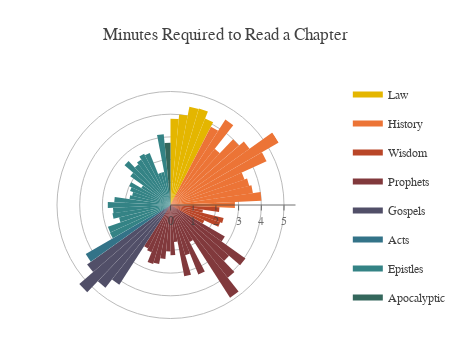

Notebook source saved alongside this figure:
### Markdown cell above
By the 1st year, we would have only completed 18% of the bible. If this is not discouraging enough, after a further year, we would still not have completed the Old Testament (<span class="yellow-text">Law</span> to <span class="red-text">Prophets</span>). However, upon reaching the New Testament (<span class="blue-text">Gospels</span> to <span class="green-text">Apocalyptic</span>), we could complete the whole set of books within 9 months. The Old Testament is deceivingly at least 3 times longer than the New Testament!

####  Chapter Length

Assuming that the average human reads <a href="http://www.readingsoft.com/" target="_blank">200 words per minute</a>, we can also estimate how long it will take to read 1 chapter a day:

### Code cell
bible["Minutes_p_Chapter"] = bible["Words"] / bible["Chapters"] / 200.
inputs = []

deg_incr = 360. / len(bible.index)
for name, group in __get_genre_groups():
    
    # Insert Legend Item
    inputs.append(
        py_go.Scatterpolar(
            r = [0, 0, 0, 0],
            theta = [0, 0, 0, 0],
            name = name,
            legendgroup = name,
            mode = 'none',
            fill = 'toself',
            fillcolor = __get_genre_colors()[name],
            showlegend = True
        )
    
    )    
    
    # Insert Each Book
    for key, val in group["Minutes_p_Chapter"].items():
        inputs.append(
            py_go.Scatterpolar(
                r = [0, val, val, 0],
                theta = [0,bible.index.get_loc(key)*deg_incr,(bible.index.get_loc(key)+1)*deg_incr,0],
                name = bible["Name"][key],
                legendgroup = name,
                mode = 'none',
                hoverinfo ='text',
                text=bible["Name"][key] + ": " + "{:.1f}".format(val) + " min",
                fill = 'toself',
                fillcolor = __get_genre_colors()[name],
                showlegend = False
            )
        )


layout = py_go.Layout(_d.py_layout)
layout["autosize"] = False
layout["width"] = 450
layout["height"] = 350
layout["margin"] = dict(t=80,l=0,r=0,b=20)
layout["title"] = "Minutes Required to Read a Chapter"
layout["polar"]["angularaxis"]["visible"]=False

fig = py_go.Figure(data=inputs, layout=layout)
py.iplot(fig, config=_d.py_config)

### Figure 1 — Plotly figure (JSON) as saved in the notebook; plotly's stock layout.template omitted (floating-point values rounded to 4 significant figures)
{"data": [{"fill": "toself", "fillcolor": "#e4b600", "legendgroup": "Law", "mode": "none", "name": "Law", "r": [0, 0, 0, 0], "showlegend": true, "theta": [0, 0, 0, 0], "type": "scatterpolar"}, {"fill": "toself", "fillcolor": "#e4b600", "hoverinfo": "text", "legendgroup": "Law", "mode": "none", "name": "Genesis", "r": [0, 3.804, 3.804, 0], "showlegend": false, "text": "Genesis: 3.8 min", "theta": [0, 0, 5.455, 0], "type": "scatterpolar"}, {"fill": "toself", "fillcolor": "#e4b600", "hoverinfo": "text", "legendgroup": "Law", "mode": "none", "name": "Exodus", "r": [0, 4.01, 4.01, 0], "showlegend": false, "text": "Exodus: 4.0 min", "theta": [0, 5.455, 10.91, 0], "type": "scatterpolar"}, {"fill": "toself", "fillcolor": "#e4b600", "hoverinfo": "text", "legendgroup": "Law", "mode": "none", "name": "Leviticus", "r": [0, 4.402, 4.402, 0], "showlegend": false, "text": "Leviticus: 4.4 min", "theta": [0, 10.91, 16.36, 0], "type": "scatterpolar"}, {"fill": "toself", "fillcolor": "#e4b600", "hoverinfo": "text", "legendgroup": "Law", "mode": "none", "name": "Numbers", "r": [0, 4.432, 4.432, 0], "showlegend": false, "text": "Numbers: 4.4 min", "theta": [0, 16.36, 21.82, 0], "type": "scatterpolar"}, {"fill": "toself", "fillcolor": "#e4b600", "hoverinfo": "text", "legendgroup": "Law", "mode": "none", "name": "Deuteronomy", "r": [0, 4.101, 4.101, 0], "showlegend": false, "text": "Deuteronomy: 4.1 min", "theta": [0, 21.82, 27.27, 0], "type": "scatterpolar"}, {"fill": "toself", "fillcolor": "#ec7436", "legendgroup": "History", "mode": "none", "name": "History", "r": [0, 0, 0, 0], "showlegend": true, "theta": [0, 0, 0, 0], "type": "scatterpolar"}, {"fill": "toself", "fillcolor": "#ec7436", "hoverinfo": "text", "legendgroup": "History", "mode": "none", "name": "Joshua", "r": [0, 3.884, 3.884, 0], "showlegend": false, "text": "Joshua: 3.9 min", "theta": [0, 27.27, 32.73, 0], "type": "scatterpolar"}, {"fill": "toself", "fillcolor": "#ec7436", "hoverinfo": "text", "legendgroup": "History", "mode": "none", "name": "Judges", "r": [0, 4.473, 4.473, 0], "showlegend": false, "text": "Judges: 4.5 min", "theta": [0, 32.73, 38.18, 0], "type": "scatterpolar"}, {"fill": "toself", "fillcolor": "#ec7436", "hoverinfo": "text", "legendgroup": "History", "mode": "none", "name": "Ruth", "r": [0, 3.15, 3.15, 0], "showlegend": false, "text": "Ruth: 3.1 min", "theta": [0, 38.18, 43.64, 0], "type": "scatterpolar"}, {"fill": "toself", "fillcolor": "#ec7436", "hoverinfo": "text", "legendgroup": "History", "mode": "none", "name": "1 Samuel", "r": [0, 3.995, 3.995, 0], "showlegend": false, "text": "1 Samuel: 4.0 min", "theta": [0, 43.64, 49.09, 0], "type": "scatterpolar"}, {"fill": "toself", "fillcolor": "#ec7436", "hoverinfo": "text", "legendgroup": "History", "mode": "none", "name": "2 Samuel", "r": [0, 4.275, 4.275, 0], "showlegend": false, "text": "2 Samuel: 4.3 min", "theta": [0, 49.09, 54.55, 0], "type": "scatterpolar"}, {"fill": "toself", "fillcolor": "#ec7436", "hoverinfo": "text", "legendgroup": "History", "mode": "none", "name": "1 Kings", "r": [0, 5.506, 5.506, 0], "showlegend": false, "text": "1 Kings: 5.5 min", "theta": [0, 54.55, 60.0, 0], "type": "scatterpolar"}, {"fill": "toself", "fillcolor": "#ec7436", "hoverinfo": "text", "legendgroup": "History", "mode": "none", "name": "2 Kings", "r": [0, 4.651, 4.651, 0], "showlegend": false, "text": "2 Kings: 4.7 min", "theta": [0, 60.0, 65.45, 0], "type": "scatterpolar"}, {"fill": "toself", "fillcolor": "#ec7436", "hoverinfo": "text", "legendgroup": "History", "mode": "none", "name": "1 Chronicles", "r": [0, 3.451, 3.451, 0], "showlegend": false, "text": "1 Chronicles: 3.5 min", "theta": [0, 65.45, 70.91, 0], "type": "scatterpolar"}, {"fill": "toself", "fillcolor": "#ec7436", "hoverinfo": "text", "legendgroup": "History", "mode": "none", "name": "2 Chronicles", "r": [0, 3.57, 3.57, 0], "showlegend": false, "text": "2 Chronicles: 3.6 min", "theta": [0, 70.91, 76.36, 0], "type": "scatterpolar"}, {"fill": "toself", "fillcolor": "#ec7436", "hoverinfo": "text", "legendgroup": "History", "mode": "none", "name": "Ezra", "r": [0, 3.667, 3.667, 0], "showlegend": false, "text": "Ezra: 3.7 min", "theta": [0, 76.36, 81.82, 0], "type": "scatterpolar"}, {"fill": "toself", "fillcolor": "#ec7436", "hoverinfo": "text", "legendgroup": "History", "mode": "none", "name": "Nehemiah", "r": [0, 4.01, 4.01, 0], "showlegend": false, "text": "Nehemiah: 4.0 min", "theta": [0, 81.82, 87.27, 0], "type": "scatterpolar"}, {"fill": "toself", "fillcolor": "#ec7436", "hoverinfo": "text", "legendgroup": "History", "mode": "none", "name": "Esther", "r": [0, 2.84, 2.84, 0], "showlegend": false, "text": "Esther: 2.8 min", "theta": [0, 87.27, 92.73, 0], "type": "scatterpolar"}, {"fill": "toself", "fillcolor": "#b94628", "legendgroup": "Wisdom", "mode": "none", "name": "Wisdom", "r": [0, 0, 0, 0], "showlegend": true, "theta": [0, 0, 0, 0], "type": "scatterpolar"}, {"fill": "toself", "fillcolor": "#b94628", "hoverinfo": "text", "legendgroup": "Wisdom", "mode": "none", "name": "Job", "r": [0, 2.16, 2.16, 0], "showlegend": false, "text": "Job: 2.2 min", "theta": [0, 92.73, 98.18, 0], "type": "scatterpolar"}, {"fill": "toself", "fillcolor": "#b94628", "hoverinfo": "text", "legendgroup": "Wisdom", "mode": "none", "name": "Psalms", "r": [0, 1.443, 1.443, 0], "showlegend": false, "text": "Psalms: 1.4 min", "theta": [0, 98.18, 103.6, 0], "type": "scatterpolar"}, {"fill": "toself", "fillcolor": "#b94628", "hoverinfo": "text", "legendgroup": "Wisdom", "mode": "none", "name": "Proverbs", "r": [0, 2.408, 2.408, 0], "showlegend": false, "text": "Proverbs: 2.4 min", "theta": [0, 103.6, 109.1, 0], "type": "scatterpolar"}, {"fill": "toself", "fillcolor": "#b94628", "hoverinfo": "text", "legendgroup": "Wisdom", "mode": "none", "name": "Ecclesiastes", "r": [0, 2.316, 2.316, 0], "showlegend": false, "text": "Ecclesiastes: 2.3 min", "theta": [0, 109.1, 114.5, 0], "type": "scatterpolar"}, {"fill": "toself", "fillcolor": "#b94628", "hoverinfo": "text", "legendgroup": "Wisdom", "mode": "none", "name": "Song of Solomon", "r": [0, 1.64, 1.64, 0], "showlegend": false, "text": "Song of Solomon: 1.6 min", "theta": [0, 114.5, 120.0, 0], "type": "scatterpolar"}, {"fill": "toself", "fillcolor": "#81393c", "legendgroup": "Prophets", "mode": "none", "name": "Prophets", "r": [0, 0, 0, 0], "showlegend": true, "theta": [0, 0, 0, 0], "type": "scatterpolar"}, {"fill": "toself", "fillcolor": "#81393c", "hoverinfo": "text", "legendgroup": "Prophets", "mode": "none", "name": "Isaiah", "r": [0, 2.764, 2.764, 0], "showlegend": false, "text": "Isaiah: 2.8 min", "theta": [0, 120.0, 125.5, 0], "type": "scatterpolar"}, {"fill": "toself", "fillcolor": "#81393c", "hoverinfo": "text", "legendgroup": "Prophets", "mode": "none", "name": "Jeremiah", "r": [0, 4.053, 4.053, 0], "showlegend": false, "text": "Jeremiah: 4.1 min", "theta": [0, 125.5, 130.9, 0], "type": "scatterpolar"}, {"fill": "toself", "fillcolor": "#81393c", "hoverinfo": "text", "legendgroup": "Prophets", "mode": "none", "name": "Lamentations", "r": [0, 3.414, 3.414, 0], "showlegend": false, "text": "Lamentations: 3.4 min", "theta": [0, 130.9, 136.4, 0], "type": "scatterpolar"}, {"fill": "toself", "fillcolor": "#81393c", "hoverinfo": "text", "legendgroup": "Prophets", "mode": "none", "name": "Ezekiel", "r": [0, 4.079, 4.079, 0], "showlegend": false, "text": "Ezekiel: 4.1 min", "theta": [0, 136.4, 141.8, 0], "type": "scatterpolar"}, {"fill": "toself", "fillcolor": "#81393c", "hoverinfo": "text", "legendgroup": "Prophets", "mode": "none", "name": "Daniel", "r": [0, 4.852, 4.852, 0], "showlegend": false, "text": "Daniel: 4.9 min", "theta": [0, 141.8, 147.3, 0], "type": "scatterpolar"}, {"fill": "toself", "fillcolor": "#81393c", "hoverinfo": "text", "legendgroup": "Prophets", "mode": "none", "name": "Hosea", "r": [0, 1.837, 1.837, 0], "showlegend": false, "text": "Hosea: 1.8 min", "theta": [0, 147.3, 152.7, 0], "type": "scatterpolar"}, {"fill": "toself", "fillcolor": "#81393c", "hoverinfo": "text", "legendgroup": "Prophets", "mode": "none", "name": "Joel", "r": [0, 3.298, 3.298, 0], "showlegend": false, "text": "Joel: 3.3 min", "theta": [0, 152.7, 158.2, 0], "type": "scatterpolar"}, {"fill": "toself", "fillcolor": "#81393c", "hoverinfo": "text", "legendgroup": "Prophets", "mode": "none", "name": "Amos", "r": [0, 2.304, 2.304, 0], "showlegend": false, "text": "Amos: 2.3 min", "theta": [0, 158.2, 163.6, 0], "type": "scatterpolar"}, {"fill": "toself", "fillcolor": "#81393c", "hoverinfo": "text", "legendgroup": "Prophets", "mode": "none", "name": "Obadiah", "r": [0, 3.2, 3.2, 0], "showlegend": false, "text": "Obadiah: 3.2 min", "theta": [0, 163.6, 169.1, 0], "type": "scatterpolar"}, {"fill": "toself", "fillcolor": "#81393c", "hoverinfo": "text", "legendgroup": "Prophets", "mode": "none", "name": "Jonah", "r": [0, 1.639, 1.639, 0], "showlegend": false, "text": "Jonah: 1.6 min", "theta": [0, 169.1, 174.5, 0], "type": "scatterpolar"}, {"fill": "toself", "fillcolor": "#81393c", "hoverinfo": "text", "legendgroup": "Prophets", "mode": "none", "name": "Micah", "r": [0, 2.211, 2.211, 0], "showlegend": false, "text": "Micah: 2.2 min", "theta": [0, 174.5, 180, 0], "type": "scatterpolar"}, {"fill": "toself", "fillcolor": "#81393c", "hoverinfo": "text", "legendgroup": "Prophets", "mode": "none", "name": "Nahum", "r": [0, 2.045, 2.045, 0], "showlegend": false, "text": "Nahum: 2.0 min", "theta": [0, 180, 185.5, 0], "type": "scatterpolar"}, {"fill": "toself", "fillcolor": "#81393c", "hoverinfo": "text", "legendgroup": "Prophets", "mode": "none", "name": "Habakkuk", "r": [0, 2.388, 2.388, 0], "showlegend": false, "text": "Habakkuk: 2.4 min", "theta": [0, 185.5, 190.9, 0], "type": "scatterpolar"}, {"fill": "toself", "fillcolor": "#81393c", "hoverinfo": "text", "legendgroup": "Prophets", "mode": "none", "name": "Zephaniah", "r": [0, 2.652, 2.652, 0], "showlegend": false, "text": "Zephaniah: 2.7 min", "theta": [0, 190.9, 196.4, 0], "type": "scatterpolar"}, {"fill": "toself", "fillcolor": "#81393c", "hoverinfo": "text", "legendgroup": "Prophets", "mode": "none", "name": "Haggai", "r": [0, 2.71, 2.71, 0], "showlegend": false, "text": "Haggai: 2.7 min", "theta": [0, 196.4, 201.8, 0], "type": "scatterpolar"}, {"fill": "toself", "fillcolor": "#81393c", "hoverinfo": "text", "legendgroup": "Prophets", "mode": "none", "name": "Zechariah", "r": [0, 2.248, 2.248, 0], "showlegend": false, "text": "Zechariah: 2.2 min", "theta": [0, 201.8, 207.3, 0], "type": "scatterpolar"}, {"fill": "toself", "fillcolor": "#81393c", "hoverinfo": "text", "legendgroup": "Prophets", "mode": "none", "name": "Malachi", "r": [0, 2.154, 2.154, 0], "showlegend": false, "text": "Malachi: 2.2 min", "theta": [0, 207.3, 212.7, 0], "type": "scatterpolar"}, {"fill": "toself", "fillcolor": "#514f68", "legendgroup": "Gospels", "mode": "none", "name": "Gospels", "r": [0, 0, 0, 0], "showlegend": true, "theta": [0, 0, 0, 0], "type": "scatterpolar"}, {"fill": "toself", "fillcolor": "#514f68", "hoverinfo": "text", "legendgroup": "Gospels", "mode": "none", "name": "Matthew", "r": [0, 4.17, 4.17, 0], "showlegend": false, "text": "Matthew: 4.2 min", "theta": [0, 212.7, 218.2, 0], "type": "scatterpolar"}, {"fill": "toself", "fillcolor": "#514f68", "hoverinfo": "text", "legendgroup": "Gospels", "mode": "none", "name": "Mark", "r": [0, 4.638, 4.638, 0], "showlegend": false, "text": "Mark: 4.6 min", "theta": [0, 218.2, 223.6, 0], "type": "scatterpolar"}, {"fill": "toself", "fillcolor": "#514f68", "hoverinfo": "text", "legendgroup": "Gospels", "mode": "none", "name": "Luke", "r": [0, 5.315, 5.315, 0], "showlegend": false, "text": "Luke: 5.3 min", "theta": [0, 223.6, 229.1, 0], "type": "scatterpolar"}, {"fill": "toself", "fillcolor": "#514f68", "hoverinfo": "text", "legendgroup": "Gospels", "mode": "none", "name": "John", "r": [0, 4.51, 4.51, 0], "showlegend": false, "text": "John: 4.5 min", "theta": [0, 229.1, 234.5, 0], "type": "scatterpolar"}, {"fill": "toself", "fillcolor": "#337388", "legendgroup": "Acts", "mode": "none", "name": "Acts", "r": [0, 0, 0, 0], "showlegend": true, "theta": [0, 0, 0, 0], "type": "scatterpolar"}, {"fill": "toself", "fillcolor": "#337388", "hoverinfo": "text", "legendgroup": "Acts", "mode": "none", "name": "Acts", "r": [0, 4.312, 4.312, 0], "showlegend": false, "text": "Acts: 4.3 min", "theta": [0, 234.5, 240.0, 0], "type": "scatterpolar"}, {"fill": "toself", "fillcolor": "#348385", "legendgroup": "Epistles", "mode": "none", "name": "Epistles", "r": [0, 0, 0, 0], "showlegend": true, "theta": [0, 0, 0, 0], "type": "scatterpolar"}, {"fill": "toself", "fillcolor": "#348385", "hoverinfo": "text", "legendgroup": "Epistles", "mode": "none", "name": "Romans", "r": [0, 2.938, 2.938, 0], "showlegend": false, "text": "Romans: 2.9 min", "theta": [0, 240.0, 245.5, 0], "type": "scatterpolar"}, {"fill": "toself", "fillcolor": "#348385", "hoverinfo": "text", "legendgroup": "Epistles", "mode": "none", "name": "1 Corinthians", "r": [0, 2.919, 2.919, 0], "showlegend": false, "text": "1 Corinthians: 2.9 min", "theta": [0, 245.5, 250.9, 0], "type": "scatterpolar"}, {"fill": "toself", "fillcolor": "#348385", "hoverinfo": "text", "legendgroup": "Epistles", "mode": "none", "name": "2 Corinthians", "r": [0, 2.333, 2.333, 0], "showlegend": false, "text": "2 Corinthians: 2.3 min", "theta": [0, 250.9, 256.4, 0], "type": "scatterpolar"}, {"fill": "toself", "fillcolor": "#348385", "hoverinfo": "text", "legendgroup": "Epistles", "mode": "none", "name": "Galatians", "r": [0, 2.583, 2.583, 0], "showlegend": false, "text": "Galatians: 2.6 min", "theta": [0, 256.4, 261.8, 0], "type": "scatterpolar"}, {"fill": "toself", "fillcolor": "#348385", "hoverinfo": "text", "legendgroup": "Epistles", "mode": "none", "name": "Ephesians", "r": [0, 2.538, 2.538, 0], "showlegend": false, "text": "Ephesians: 2.5 min", "theta": [0, 261.8, 267.3, 0], "type": "scatterpolar"}, {"fill": "toself", "fillcolor": "#348385", "hoverinfo": "text", "legendgroup": "Epistles", "mode": "none", "name": "Philippians", "r": [0, 2.765, 2.765, 0], "showlegend": false, "text": "Philippians: 2.8 min", "theta": [0, 267.3, 272.7, 0], "type": "scatterpolar"}, {"fill": "toself", "fillcolor": "#348385", "hoverinfo": "text", "legendgroup": "Epistles", "mode": "none", "name": "Colossians", "r": [0, 2.481, 2.481, 0], "showlegend": false, "text": "Colossians: 2.5 min", "theta": [0, 272.7, 278.2, 0], "type": "scatterpolar"}, {"fill": "toself", "fillcolor": "#348385", "hoverinfo": "text", "legendgroup": "Epistles", "mode": "none", "name": "1 Thessalonians", "r": [0, 1.825, 1.825, 0], "showlegend": false, "text": "1 Thessalonians: 1.8 min", "theta": [0, 278.2, 283.6, 0], "type": "scatterpolar"}, {"fill": "toself", "fillcolor": "#348385", "hoverinfo": "text", "legendgroup": "Epistles", "mode": "none", "name": "2 Thessalonians", "r": [0, 1.74, 1.74, 0], "showlegend": false, "text": "2 Thessalonians: 1.7 min", "theta": [0, 283.6, 289.1, 0], "type": "scatterpolar"}, {"fill": "toself", "fillcolor": "#348385", "hoverinfo": "text", "legendgroup": "Epistles", "mode": "none", "name": "1 Timothy", "r": [0, 1.885, 1.885, 0], "showlegend": false, "text": "1 Timothy: 1.9 min", "theta": [0, 289.1, 294.5, 0], "type": "scatterpolar"}, {"fill": "toself", "fillcolor": "#348385", "hoverinfo": "text", "legendgroup": "Epistles", "mode": "none", "name": "2 Timothy", "r": [0, 1.999, 1.999, 0], "showlegend": false, "text": "2 Timothy: 2.0 min", "theta": [0, 294.5, 300, 0], "type": "scatterpolar"}, {"fill": "toself", "fillcolor": "#348385", "hoverinfo": "text", "legendgroup": "Epistles", "mode": "none", "name": "Titus", "r": [0, 1.487, 1.487, 0], "showlegend": false, "text": "Titus: 1.5 min", "theta": [0, 300, 305.5, 0], "type": "scatterpolar"}, {"fill": "toself", "fillcolor": "#348385", "hoverinfo": "text", "legendgroup": "Epistles", "mode": "none", "name": "Philemon", "r": [0, 2.175, 2.175, 0], "showlegend": false, "text": "Philemon: 2.2 min", "theta": [0, 305.5, 310.9, 0], "type": "scatterpolar"}, {"fill": "toself", "fillcolor": "#348385", "hoverinfo": "text", "legendgroup": "Epistles", "mode": "none", "name": "Hebrews", "r": [0, 2.678, 2.678, 0], "showlegend": false, "text": "Hebrews: 2.7 min", "theta": [0, 310.9, 316.4, 0], "type": "scatterpolar"}, {"fill": "toself", "fillcolor": "#348385", "hoverinfo": "text", "legendgroup": "Epistles", "mode": "none", "name": "James", "r": [0, 2.279, 2.279, 0], "showlegend": false, "text": "James: 2.3 min", "theta": [0, 316.4, 321.8, 0], "type": "scatterpolar"}, {"fill": "toself", "fillcolor": "#348385", "hoverinfo": "text", "legendgroup": "Epistles", "mode": "none", "name": "1 Peter", "r": [0, 2.387, 2.387, 0], "showlegend": false, "text": "1 Peter: 2.4 min", "theta": [0, 321.8, 327.3, 0], "type": "scatterpolar"}, {"fill": "toself", "fillcolor": "#348385", "hoverinfo": "text", "legendgroup": "Epistles", "mode": "none", "name": "2 Peter", "r": [0, 2.538, 2.538, 0], "showlegend": false, "text": "2 Peter: 2.5 min", "theta": [0, 327.3, 332.7, 0], "type": "scatterpolar"}, {"fill": "toself", "fillcolor": "#348385", "hoverinfo": "text", "legendgroup": "Epistles", "mode": "none", "name": "1 John", "r": [0, 2.465, 2.465, 0], "showlegend": false, "text": "1 John: 2.5 min", "theta": [0, 332.7, 338.2, 0], "type": "scatterpolar"}, {"fill": "toself", "fillcolor": "#348385", "hoverinfo": "text", "legendgroup": "Epistles", "mode": "none", "name": "2 John", "r": [0, 1.475, 1.475, 0], "showlegend": false, "text": "2 John: 1.5 min", "theta": [0, 338.2, 343.6, 0], "type": "scatterpolar"}, {"fill": "toself", "fillcolor": "#348385", "hoverinfo": "text", "legendgroup": "Epistles", "mode": "none", "name": "3 John", "r": [0, 1.48, 1.48, 0], "showlegend": false, "text": "3 John: 1.5 min", "theta": [0, 343.6, 349.1, 0], "type": "scatterpolar"}, {"fill": "toself", "fillcolor": "#348385", "hoverinfo": "text", "legendgroup": "Epistles", "mode": "none", "name": "Jude", "r": [0, 3.135, 3.135, 0], "showlegend": false, "text": "Jude: 3.1 min", "theta": [0, 349.1, 354.5, 0], "type": "scatterpolar"}, {"fill": "toself", "fillcolor": "#34675c", "legendgroup": "Apocalyptic", "mode": "none", "name": "Apocalyptic", "r": [0, 0, 0, 0], "showlegend": true, "theta": [0, 0, 0, 0], "type": "scatterpolar"}, {"fill": "toself", "fillcolor": "#34675c", "hoverinfo": "text", "legendgroup": "Apocalyptic", "mode": "none", "name": "Revelation", "r": [0, 2.738, 2.738, 0], "showlegend": false, "text": "Revelation: 2.7 min", "theta": [0, 354.5, 360, 0], "type": "scatterpolar"}], "layout": {"autosize": false, "font": {"color": "#424242", "family": "Source Sans Pro"}, "height": 350, "margin": {"b": 20, "l": 0, "r": 0, "t": 80}, "paper_bgcolor": "#ffffff", "plot_bgcolor": "#ffffff", "polar": {"angularaxis": {"color": "#424242bf", "direction": "clockwise", "visible": false}, "bgcolor": "#ffffff", "radialaxis": {"color": "#424242bf"}}, "title": "Minutes Required to Read a Chapter", "width": 450, "xaxis": {"color": "#424242bf"}, "yaxis": {"color": "#424242bf"}}}
